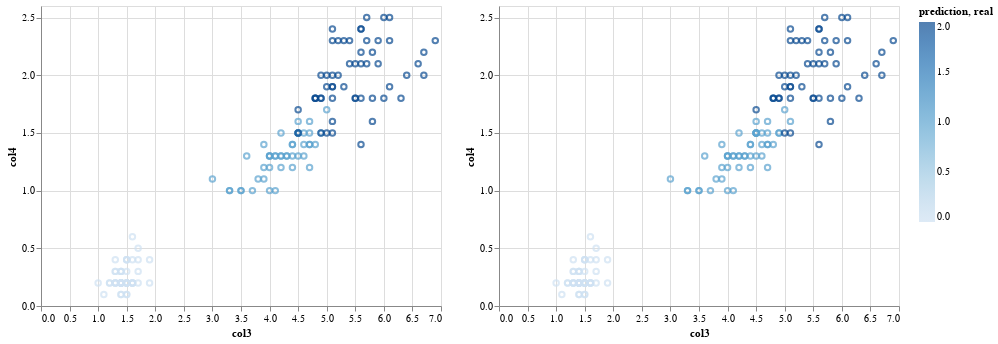

Here is the notebook cell this chart was saved with:
### Code cell
import pandas as pd

df=pd.DataFrame(iris.data,columns=['col1','col2','col3','col4'])

prediction=clf.predict(df)

df['prediction']=prediction

df['real']=y
import altair as alt

grafico1=alt.Chart(df).mark_point().encode(
    x='col3',
    y='col4',
    color='prediction'

)


grafico2=alt.Chart(df).mark_point().encode(
    x='col3',
    y='col4',
    color='real'

)

alt.hconcat(grafico1,grafico2)

### Figure 1 — Vega-Lite specification as saved in the notebook (floating-point values rounded to 4 significant figures; data arrays with more than 128 entries replaced by an {"elided": "..."} marker saying what was removed)
{"config": {"view": {"continuousWidth": 400, "continuousHeight": 300}}, "hconcat": [{"mark": "point", "encoding": {"color": {"type": "quantitative", "field": "prediction"}, "x": {"type": "quantitative", "field": "col3"}, "y": {"type": "quantitative", "field": "col4"}}}, {"mark": "point", "encoding": {"color": {"type": "quantitative", "field": "real"}, "x": {"type": "quantitative", "field": "col3"}, "y": {"type": "quantitative", "field": "col4"}}}], "data": {"name": "data-3fae0fcb9650d5e56b984ce1dfc696c6"}, "$schema": "https://vega.github.io/schema/vega-lite/v4.8.1.json", "datasets": {"data-3fae0fcb9650d5e56b984ce1dfc696c6": {"elided": "150 records"}}}
